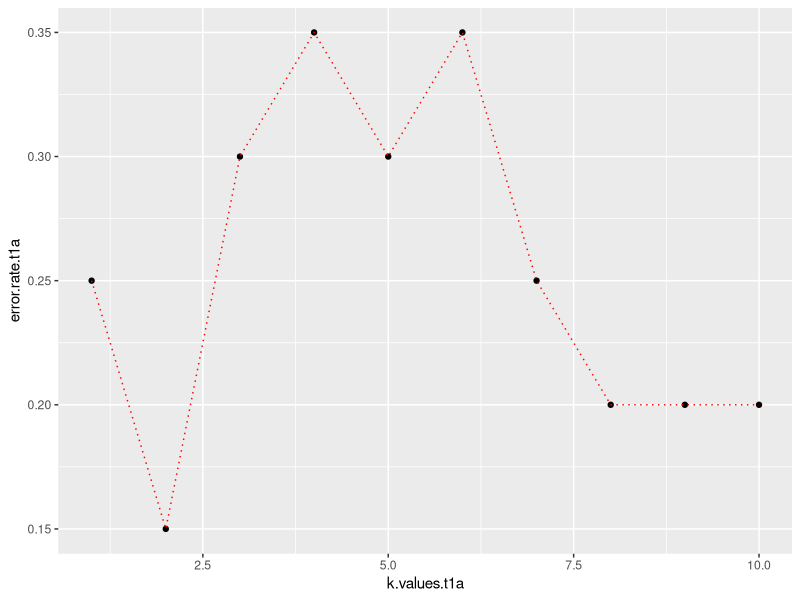

Here is the R script that generated this plot:
df.t1a <- read.csv("t-1 Altman.csv")
#
scale.t1a <- scale(df.t1a[1:4])
#
var(scale.t1a[,1])
df.final.t1a <- cbind(scale.t1a,df.t1a[5])
#split
set.seed(101)
library(caTools)
sample.t1a <- sample.split(df.final.t1a$br, SplitRatio = 0.7)
train.t1a <- subset(df.final.t1a, sample.t1a == T)
test.t1a <- subset(df.final.t1a, sample.t1a == F)

#train the data
library(class)

predict.t1a <- knn(train.t1a[1:4], test.t1a[1:4], train.t1a$br, k = 2)
predict.t1a

#misclassification rate calculation 
mean(test.t1a$br !=predict.t1a)

# changing k values to get better results
predict.t1a <- NULL
error.rate.t1a <- NULL

for (i in 1:10) {
  set.seed(101)
  predict.t1a <- knn(train.t1a[1:4], test.t1a[1:4], train.t1a$br, k = i)
  error.rate.t1a[i] <- mean(test.t1a$br != predict.t1a)
}

#using elbow method to find k
library(ggplot2)
k.values.t1a <- 1:10
error.t1a <- data.frame(error.rate.t1a,k.values.t1a)

pl.t1a <- ggplot(error.t1a, aes(x=k.values.t1a, y=error.rate.t1a)) + geom_point() 
pl.t1a <- pl.t1a + geom_line(lty = "dotted", color = "red")
plot(pl.t1a)

# k = 2 is best
